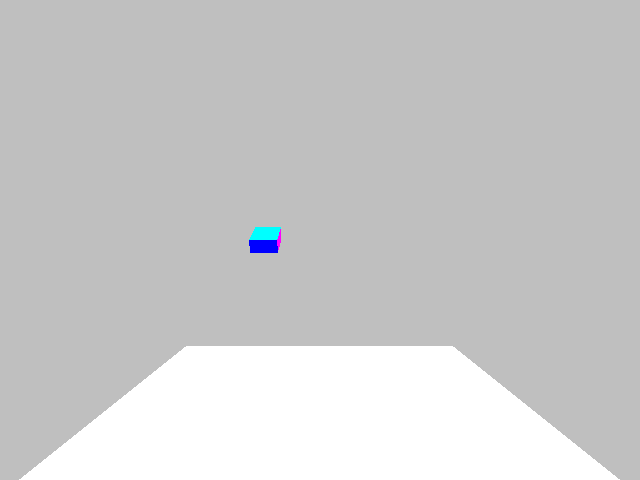
%> input picture static/config02/Test_data/01.png, 640 x 480 px, given in place of Red.png, which was not available
$ octave GUPF_NS.m   (GNU Octave 9; MATLAB toolbox functions it lacks are replaced by stand-ins)
%> lines starting %> are read from the running program, lines starting %| are printed output that depends on the picture; in (x1, y1, x2, y2) boxes, pixels count from 0 and x2, y2 are one past the last pixel; in counts of white or black regions, pixels touching at a corner belong together; the program's own positions count from 1; pictures that were not available may be replaced by others from this repository, and a replacement may not be noted
### Functions/HIS.m
function [His] = HIS(img,Bh,Bs,Bi)
%> called with Bh = 12, Bs = 12, Bi = 4
% This function computes the color histogram of an reference image
%
% INPUTS:    img  :   Image data obtained by imread('file')
%            Bh   :   Number of bins used for hue histogram
%            Bs   :   Number of bins used for saturation histogram
%            Bi   :   Number of bins used for intensity histogram
%
% OUTPUTS:   His  :   Normalized color histogram with dimensions Bh*Bs*Bi

%% Obtaining the histogram
[height,width] = size(img(:,:,1));   %Height and width of the image
%> height = 480; width = 640
hsi = rgb2hsi(img,Bh,Bs,Bi);         %Obtain HSI values of image

His = zeros(12,12,4);                %Preallocate histogram
for x = 1:width
    for y = 1:height
        if (round((double(img(y,x,1))+double(img(y,x,2))+double(img(y,x,3)))/3)<249) %White pixels are not used
            H=hsi(y,x,1);
            S=hsi(y,x,2);
            I=hsi(y,x,3);
            His(H,S,I)=His(H,S,I)+1;
        end
    end
end

total=sum(sum(sum(His)));
His=His./total;   %Normalize the histogram (range 0 to 1)

### Functions/rgb2hsi.m
function [h,s,i] = rgb2hsi(image,Bh,Bs,Bi)
%> called with Bh = 12, Bs = 12, Bi = 4
%   RGB2HSI Convert red-green-blue colors to hue-saturation-intensity.
%   H = RGB2HSI(M) converts an RGB color map to an HSI color map.
%   Each map is a matrix with any number of rows, exactly three columns,
%   and elements in the interval specified by Bh,Bs,Bi.  The columns of the input matrix,
%   M, represent intensity of red, blue and green, respectively.  The
%   columns of the resulting output matrix, H, represent hue, saturation
%   and color value, respectively.
%
%   HSI = RGB2HSI(RGB) converts the RGB image RGB (3-D array) to the
%   equivalent HSI image HSI (3-D array).
%
%   CLASS SUPPORT
%   -------------
%   If the input is an RGB image, it can be of class uint8, uint16, or
%   double; the output image is of class double.  If the input is a
%   colormap, the input and output colormaps are both of class double.
%
%   Undocumented syntaxes:
%
%   [H,S,I] = RGB2HSV(RGB) converts the RGB image RGB (3-D array) to
%   the equivalent HSI image where H,S and I are in range 0 to 255
%
%   HSI = rgb2hsv(RGB,Bh,Bs,Bi) converts the RGB image into the equivalent
%   HSI image where H,S and I are are in range 0 to Bh, 0 to Bs and 0 to Bi
%   respectively
%
%   See Alvy Ray Smith, Color Gamut Transform Pairs, SIGGRAPH '78.
%   C. B. Moler, 8-17-86, 5-10-91, 2-2-92.
%      revised by C. Griffin for uint8 inputs 7-26-96
%      revised by P. Gravel for faster execution and less memory
%   Copyright 1984-2003 The MathWorks, Inc.
%   $Revision: 5.15.4.1 $  $Date: 2003/05/01 20:43:53 $
%
%   Adapted by Maarten Jongeneel on 2018/12/15


switch nargin
  case 1
     if isa(image, 'uint8')
        image = double(image) / 255;
     elseif isa(image, 'uint16')
        image = double(image) / 65535;
     end
     Bh = 255;
     Bs = 255;
     Bi = 255;
  case 4
     if isa(image, 'uint8')
        image = double(image) / 255;
     elseif isa(image, 'uint16')
        image = double(image) / 65535;
     end

   otherwise
      error('Wrong number of input arguments.');
end

threeD = (ndims(image)==3); % Determine if input includes a 3-D array
%> threeD = true
if threeD
  g = image(:,:,2); b = image(:,:,3); r = image(:,:,1);
%> after `b = image(:,:,3)`:
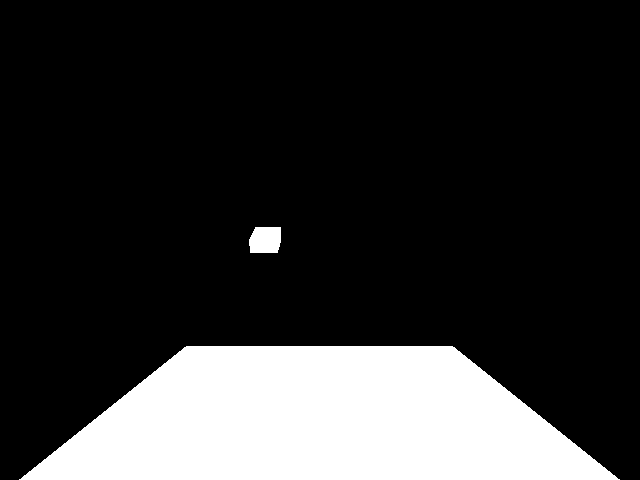
%> b: size 480x640 double; values 0.749 (black) and 1 (white), 19.2% white; 2 white regions, box (x1, y1, x2, y2) and area: (19, 346, 620, 480) 58156, (249, 227, 281, 253) 764
  siz = size(r);
%> siz = [480 640]
  r = r(:); g = g(:); b = b(:);
else
    error('Input image not a RGB image.')
end

i=(r+g+b)/3;
v = max(max(r,g),b);
s = zeros(size(v));
h = zeros(size(v));
s = (v - min(min(r,g),b));

z = ~s;
%> z = 307200 logical values, 306436 true
s = s + z;
k = find(r == v);
%> k = 306486 values from 1 to 307200
h(k) = (g(k) - b(k))./s(k);
k = find(g == v);
%> k = 306786 values from 1 to 307200
h(k) = 2 + (b(k) - r(k))./s(k);
k = find(b == v);
%> k = 307200 values from 1 to 307200
h(k) = 4 + (r(k) - g(k))./s(k);
h = h/6;
k = find(h < 0);
%> k = []
h(k) = h(k) + 1;
h=(~z).*h;

k = find(v);
%> k = 307200 values from 1 to 307200
s(k) = (~z(k)).*s(k)./v(k);
k = find(~v);
%> k = []
s(k) = 0;

if nargin <2
    h=h*255; %Values in range from 0 to 255
    s=s*255;
    i=i*255;
else
    h=round((Bh-1)*h)+1; %Values in range [1,2...,Bh-1,Bh]
    s=round((Bs-1)*s)+1; %values in range [1,2...,Bs-1,Bs]
    i=round((Bi-1)*i)+1; %values in range [1,2...,Bi-1,Bi]
end

if nargout<=1
  if (threeD || nargin==3)
    h = reshape(h,siz);
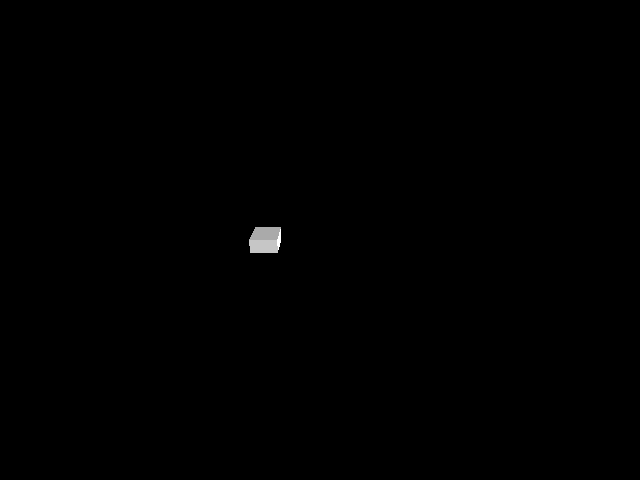
%> h: size 480x640 double; min 1, max 10, mean 1.02; drawn with min black and max white
    s = reshape(s,siz);
%> s: size 480x640 double; values 1 (black) and 12 (white), 0.25% white; 1 white region, box (x1, y1, x2, y2) and area: (249, 227, 281, 253) 764
    i = reshape(i,siz);
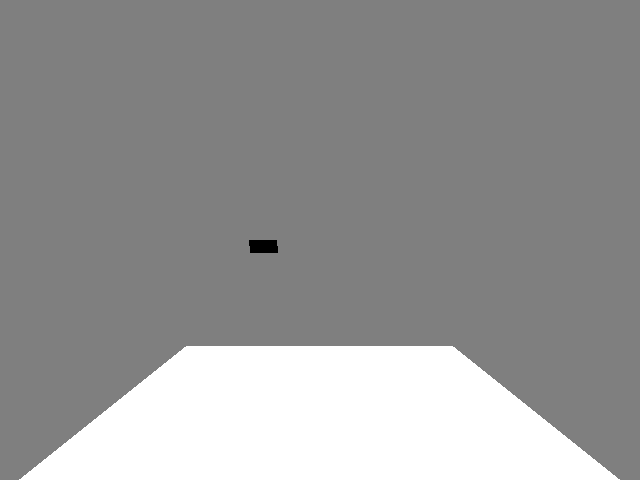
%> i: size 480x640 double; min 2, max 4, mean 3.19; drawn with min black and max white
    h=cat(3,h,s,i);
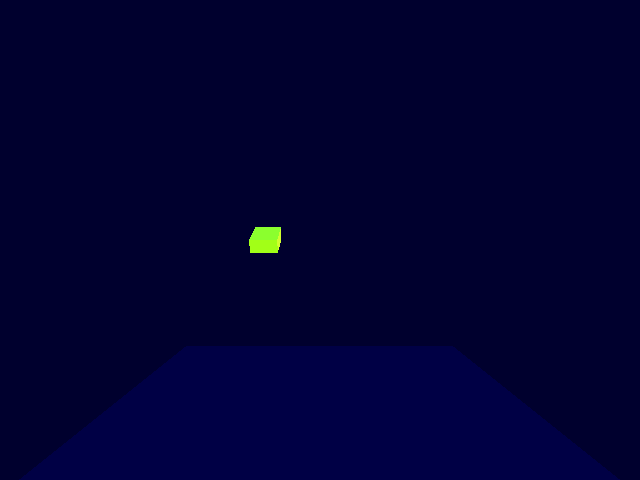
%> h: size 480x640x3 double; mean R, G, B 1.02, 1.03, 3.19; drawn with min black and max white
  else
    h=[h s i];
  end
else
  h = reshape(h,siz);
  s = reshape(s,siz);
  i = reshape(i,siz);
end

### GUPF_NS.m
close all; clearvars; clc;
addpath(genpath('static')); addpath('Functions');
set(groot,'defaulttextinterpreter','latex'); set(groot,'defaultAxesTickLabelInterpreter','latex');  set(groot,'defaultLegendInterpreter','latex');
%% Cuboid Tracking using Particle Filter with Constant Velocity model.
config = 1; %Select the configuration

if config == 1; fname = "config01"; elseif config == 2; fname = "config02"; end
load(append(fname,'/K.mat'));              %Load camera parameters
load(append(fname,'/box.mat'));            %Load the model of the box
load(append(fname,'/GT.mat'));             %Load the ground truth data
FileList = dir(fullfile(append('static/',fname,'/Test_data'), '*.png')); %Load the data set

%% Settings
Npart    = 500;      %Number of particles used   [-]
maxt     = 65;       %Run to this frame          [-]
alpha    = 0.9;      %UKF : point scaling parameter
beta     = 1;        %UKF : scaling parameter for higher order terms of Taylor series expansion
kappa    = 0.5;      %UKF : sigma point selection scaling parameter
DoSave   = false;    %Decide if you want to save

if config ==1
    %Constant parameters
    impacts = [16 31 39 49 58]; %Frame at which an impact occurs

    %Process noise covariance and measurement noise covariance
    Qv = 1e-6*diag([5 5 50 1 1 1 10 10 10 100 100 500]); %[mm]  Process noise covariance: tells me how much i trust my motion model
    Rv = 1e-4*diag([10 10 10 1 1 1]);  %[mm]  Measurement noise covariance: same as the noisy measurement

    %Initial state covariance
    PR = 5e-4*diag([1 1 1]);    Po = 1e-4*diag([1 1 1]);
    Pv = 1e-7*diag([1 1 1]);    Pw = 1e-7*diag([1 1 1]);

    %Initial pose and velocity
    AR_B = GT{1}(1:3,1:3);   %Initial Rotation
    Ao_B = GT{1}(1:3,4);     %Initial position [m]
    Av_B = [ -2;    0;   0]; %Initial linear velocity [m/s]
    Aw_B = [  5;    2;   0]; %Initial angular velocity [rad/s]

elseif config == 2
    %Constant parameters
    impacts = [14 20 28 35 45]; %Frame at which an impact occurs

    %Process noise covariance and measurement noise covariance
    Qv = 1e-6*diag([5 5 5 1 1 1 10 10 10 100 100 100]); %[mm]  Process noise covariance
    Rv = 1e-4*diag([10 10 10 1 1 1]);                   %[mm]  Measurement noise covariance:

    %Initial state covariance
    PR = 5e-4*diag([1 1 1]);    Po = 1e-4*diag([1 1 1]);
    Pv = 1e-7*diag([1 1 1]);    Pw = 1e-7*diag([1 1 1]);

    %Initial pose and velocity
    AR_B = GT{1}(1:3,1:3);   %Initial Rotation
    Ao_B = GT{1}(1:3,4);     %Initial position         [m]
    Av_B = [  1; -1.2;   0]; %Initial linear velocity  [m/s]
    Aw_B = [  5;    2;   0]; %Initial angular velocity [rad/s]
end

%Constant parameters
theta = 90;
m     = 1;                  %Mass of the cuboid                [kg]
g     = 9.81;               %Gravitational acceleration        [m/s^2]
te    = 0.0167;             %End time of the simulation (1/60 sec) [s]
Kz_K  = [0;0;1];            %z-component of the K frame
Ky_K  = [0;1;0];            %y-component of the K frame
Kx_K  = [1;0;0];            %x-component of the K frame
l     = box.dim(1);         %Length of the box
w     = box.dim(2);         %Width of the box
h     = box.dim(3);         %Height of the box
const.eN    = 0.2;          %Coefficient of restitution in normal direction       [-]
const.eT    = 0.2;          %Coefficient of restitution in tangential direction   [-]
const.mu    = 0.8;          %Coefficient of friction
const.N     = 100;          %Number of discretization points   [-]
const.dt    = te/const.N;   %Time between two time steps       [s]
const.a     = 0.01;         %Prox point parameter              [-]
const.tol   = 1e-5;         %Error tol for fixed-point         [-]

%Initial guess for LambdaN and LambdaT
LambdaNfull = zeros(8,1);
LambdaTfull(1:8,1) = {zeros(2,1)};

% Force acting on body B: expressed in B with orientation of A:
BA_fo  = [0; m*g; 0];
BA_Tau = [0; 0; 0];
const.BA_f   = [BA_fo; BA_Tau];

%Mass matrix of the cuboid
Ml = m*eye(3);

%Inertia matrix of the cuboid
I = [(m/12)*(w^2+h^2),  0, 0;
     0,  (m/12)*(l^2+h^2), 0;
     0,  0, (m/12)*(l^2+w^2);];

%Inertia tensor
const.B_M_B = [Ml zeros(3,3); zeros(3,3) I];

%Coordinate frame of the contact surface
AR_K    = [1 0 0; 0 cos(deg2rad(theta)) -sin(deg2rad(theta)); 0 sin(deg2rad(theta)) cos(deg2rad(theta))];
const.Ao_K    = [0; 0.4; 1];

const.Az_K = AR_K*Kz_K; %Direction of the normal of the plane in terms of frame A
const.Ay_K = AR_K*Ky_K;
const.Ax_K = AR_K*Kx_K;

%Vertices of the box
const.vertices  = [l -l -l l l -l -l l; -w -w w w -w -w w w; -h -h -h -h h h h h]/2;

%% Reference histograms
HA = HIS(imread('Red.png'),12,12,4);
%> after the loop in HIS, `for x = 1:width`: H = 1; I = 3; S = 1
%> in HIS, `total=sum(sum(sum(His)));`: total = 249044
HB = HIS(imread('Green.png'),12,12,4);
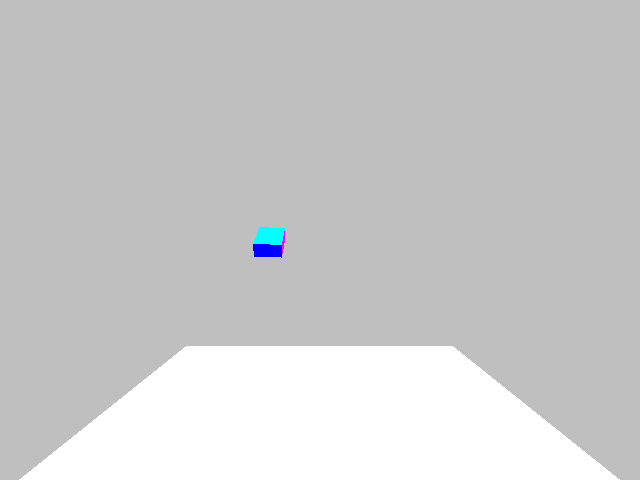
%> input picture static/config02/Test_data/02.png, 640 x 480 px, given in place of Green.png, which was not available
%> call 2 of rgb2hsi, with Bh = 12, Bs = 12, Bi = 4
%> in rgb2hsi (call 2), `b = image(:,:,3)`:
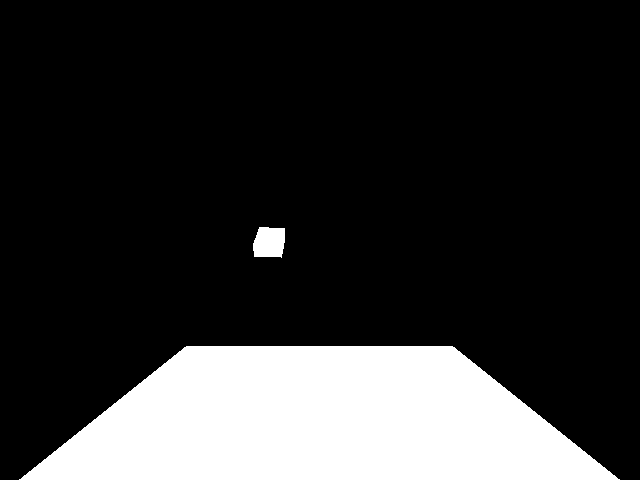
%> b: size 480x640 double; values 0.749 (black) and 1 (white), 19.2% white; 2 white regions, box (x1, y1, x2, y2) and area: (19, 346, 620, 480) 58156, (253, 227, 285, 258) 859
%> in rgb2hsi (call 2), `z = ~s;`: z = 307200 logical values, 306341 true
%> in rgb2hsi (call 2), `k = find(r == v);`: k = 306379 values from 1 to 307200
%> in rgb2hsi (call 2), `k = find(g == v);`: k = 306802 values from 1 to 307200
%> in rgb2hsi (call 2), `k = find(b == v);`: k = 307200 values from 1 to 307200
%> in rgb2hsi (call 2), `k = find(h < 0);`: k = []
%> in rgb2hsi (call 2), `k = find(v);`: k = 307200 values from 1 to 307200
%> in rgb2hsi (call 2), `k = find(~v);`: k = []
%> in rgb2hsi (call 2), `s = reshape(s,siz);`:
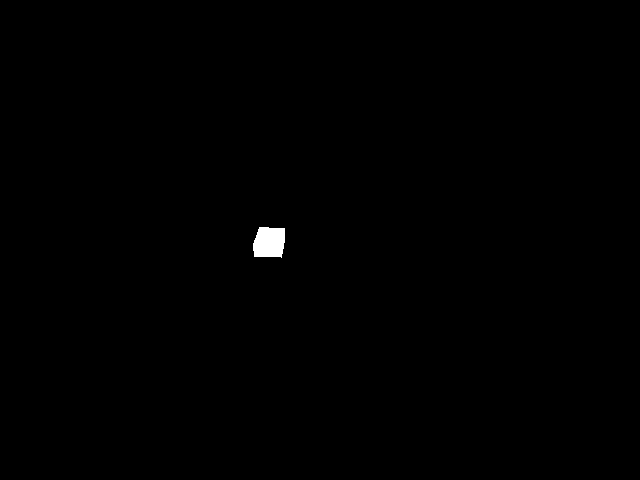
%> s: size 480x640 double; values 1 (black) and 12 (white), 0.28% white; 1 white region, box (x1, y1, x2, y2) and area: (253, 227, 285, 258) 859
%> (the run ends here)
